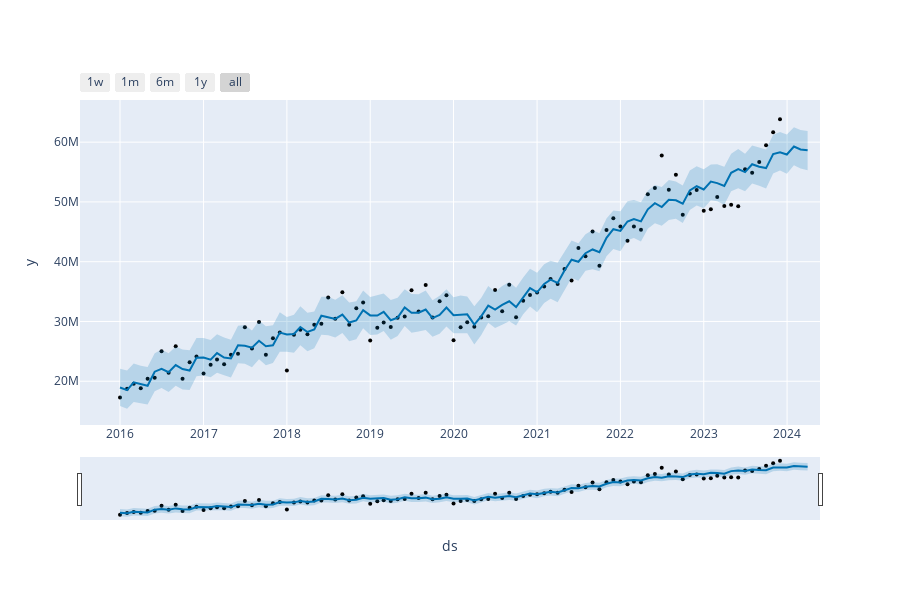
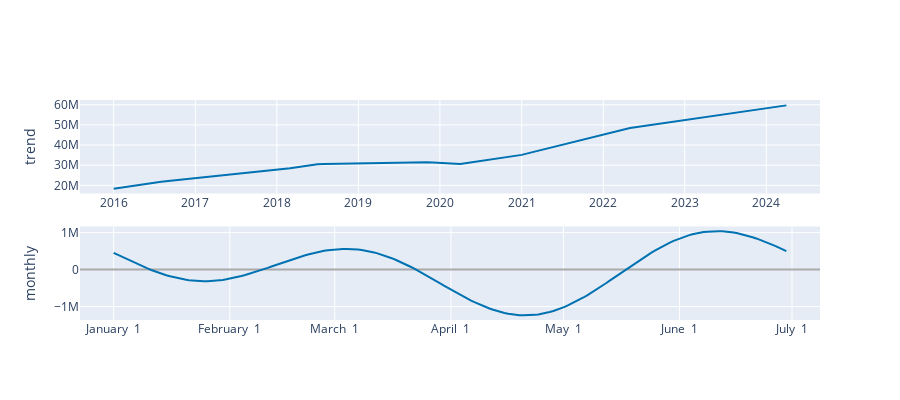

The cell these charts' notebook holds for them, in order:
### Code cell
from plotly.subplots import make_subplots
import plotly.graph_objs as go
# Plot forecast and components
fig = plot_plotly(model, forecast)
fig.show()
fig = plot_components_plotly(model, forecast)
fig.show()

fc = forecast[['ds', 'yhat']]
